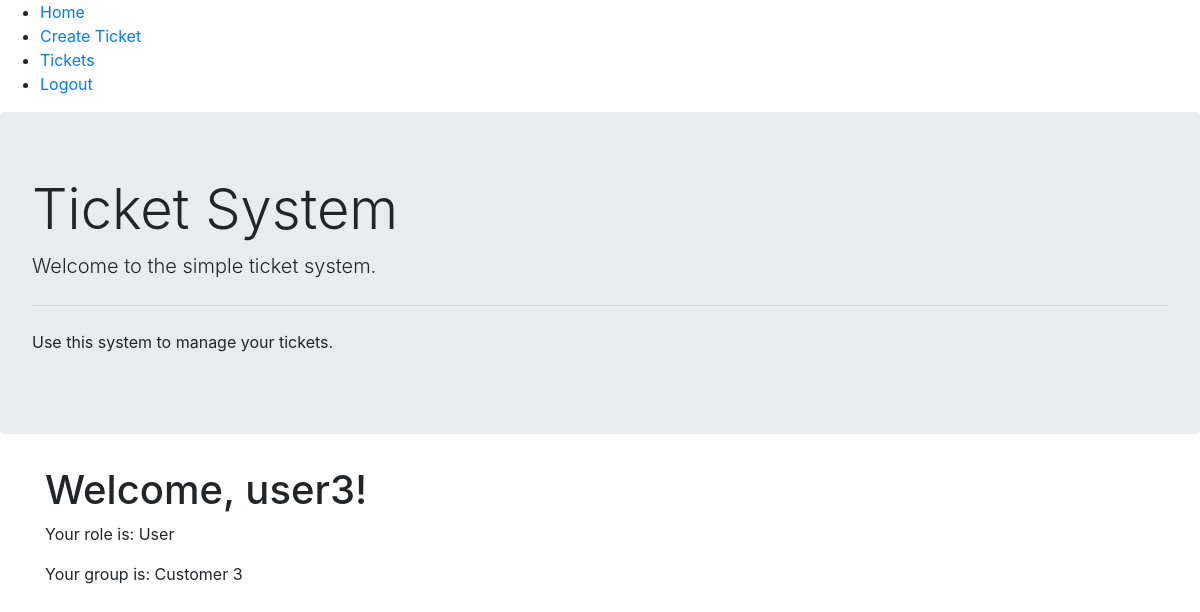
Screenshot of / (signed in) with the database file from the repository.
### mysite/models.py (models this page shows, shortened)
class User(db.Model, UserMixin):
    id = db.Column(db.Integer, primary_key=True)
    login = db.Column(db.String(20), unique=True, nullable=False)
    password = db.Column(db.String(60), nullable=False)
    role_id = db.Column(db.Integer, db.ForeignKey('role.id'), nullable=False)
    group_id = db.Column(db.Integer, db.ForeignKey('group.id'), nullable=True)
    tickets = db.relationship('Ticket', backref='author', lazy=True, cascade="all, delete-orphan")
    role = db.relationship('Role', back_populates='users')

class Role(db.Model):
    id = db.Column(db.Integer, primary_key=True)
    name = db.Column(db.String(20), unique=True, nullable=True)
    users = db.relationship('User', back_populates='role', lazy=True)
    def __str__(self):
        return self.name

class Group(db.Model):
    id = db.Column(db.Integer, primary_key=True)
    name = db.Column(db.String(20), unique=True, nullable=False)
    users = db.relationship('User', backref='group', lazy=True)
    tickets = db.relationship('Ticket', backref='group', lazy=True)
    def __str__(self):
        return self.name

### mysite/routes.py (the view)
@app.route('/')
def home():
    if current_user.is_authenticated:
        user_login = current_user.login
        user_role = current_user.role if current_user.role else "Unknown"
        user_group = current_user.group if current_user.group else "Not defined"
        return render_template('home.html', title='Home', login=user_login, role=user_role, group=user_group)
    else:
        return render_template('home.html', title='Home')

### mysite/models.py (called while the page is built)
@manager.user_loader
def load_user(user_id):
    return User.query.get(int(user_id))

### mysite/templates/home.html (shortened to what this page needs)
{% extends "base.html" %}
{% block content %}
    <div class="jumbotron">
        <h1 class="display-4">Ticket System</h1>
        <p class="lead">Welcome to the simple ticket system.</p>
        <hr class="my-4">
        <p>Use this system to manage your tickets.</p>
    </div>
    {% if current_user.is_authenticated %}
        <div class="container">
        <h1>Welcome, {{ login }}!</h1>
        <p>Your role is: {{ role }}</p>
        <p>Your group is: {{ group }}</p>
    </div>
    {% endif %}
{% endblock %}

### rows the page displays
User: login "user3"
Role: name "User"
Group: name "Customer 3"
